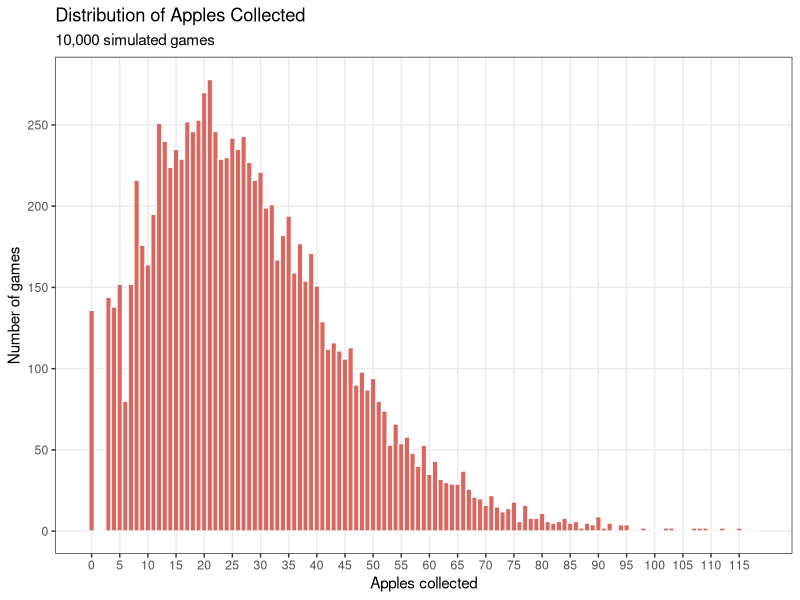

Source code (R):
## ---- chunk 1
library(ggplot2)

simulate_game <- function() {
  pos <- 0
  apples <- 0
  skip <- FALSE

  while (pos < 21) {

    if (skip) {
      skip <- FALSE
      next
    }

    roll <- sample(1:6, 1)

    if (roll %in% c(1,2,6)) {
      pos <- pos + roll

      if (pos == 9) pos <- 14
      if (pos >= 21) break
      if (pos == 18) skip <- TRUE

    } else {
      apples <- apples + roll
    }
  }

  apples
}

set.seed(123)

n_sim <- 10000
results <- replicate(n_sim, simulate_game())

df <- data.frame(apples = results)

ggplot(df, aes(x = apples)) +
  geom_histogram(
    binwidth = 1,
    boundary = -0.5,
    fill = "#E1635B",
    color = "white"
  ) +
  scale_x_continuous(breaks = seq(0, max(df$apples), by = 5)) +
  scale_y_continuous(
    breaks = scales::pretty_breaks(n = 6),
    labels = scales::comma
  ) +
  labs(
    title = "Distribution of Apples Collected",
    subtitle = "10,000 simulated games",
    x = "Apples collected",
    y = "Number of games"
  ) +
  theme_bw() +
  theme(panel.grid.minor = element_blank())
## ---- chunk 2
library(scales)

p10 <- percent(mean(results >= 10))
p20 <- percent(mean(results >= 20))
p30 <- percent(mean(results >= 30))

cat(
  " ≥10 apples:", p10,"\n",
  "≥20 apples:", p20,"\n",
  "≥30 apples:", p30
)
